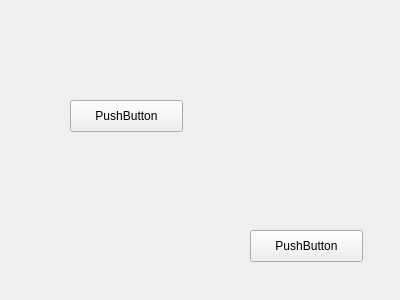
<?xml version="1.0" encoding="UTF-8"?>
<ui version="4.0">
 <class>Form</class>
 <widget class="QWidget" name="Form">
  <property name="geometry">
   <rect>
    <x>0</x>
    <y>0</y>
    <width>400</width>
    <height>300</height>
   </rect>
  </property>
  <property name="windowTitle">
   <string>Form</string>
  </property>
  <widget class="QPushButton" name="pushButton">
   <property name="geometry">
    <rect>
     <x>70</x>
     <y>100</y>
     <width>113</width>
     <height>32</height>
    </rect>
   </property>
   <property name="text">
    <string>PushButton</string>
   </property>
  </widget>
  <widget class="QPushButton" name="pushButton_2">
   <property name="geometry">
    <rect>
     <x>250</x>
     <y>230</y>
     <width>113</width>
     <height>32</height>
    </rect>
   </property>
   <property name="text">
    <string>PushButton</string>
   </property>
  </widget>
 </widget>
 <resources/>
 <connections/>
</ui>
